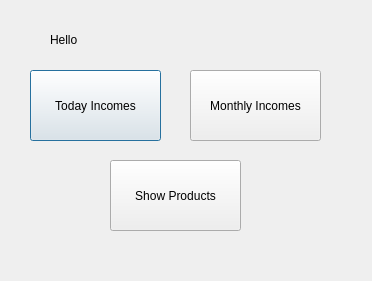
<?xml version="1.0" encoding="UTF-8"?>
<ui version="4.0">
 <class>adminPage</class>
 <widget class="QDialog" name="adminPage">
  <property name="geometry">
   <rect>
    <x>0</x>
    <y>0</y>
    <width>372</width>
    <height>281</height>
   </rect>
  </property>
  <property name="windowTitle">
   <string>Dialog</string>
  </property>
  <widget class="QPushButton" name="todayIncome">
   <property name="geometry">
    <rect>
     <x>30</x>
     <y>70</y>
     <width>131</width>
     <height>71</height>
    </rect>
   </property>
   <property name="text">
    <string>Today Incomes</string>
   </property>
  </widget>
  <widget class="QPushButton" name="monthlyIncome">
   <property name="geometry">
    <rect>
     <x>190</x>
     <y>70</y>
     <width>131</width>
     <height>71</height>
    </rect>
   </property>
   <property name="text">
    <string>Monthly Incomes</string>
   </property>
  </widget>
  <widget class="QPushButton" name="showProducts">
   <property name="geometry">
    <rect>
     <x>110</x>
     <y>160</y>
     <width>131</width>
     <height>71</height>
    </rect>
   </property>
   <property name="text">
    <string>Show Products</string>
   </property>
  </widget>
  <widget class="QLabel" name="label">
   <property name="geometry">
    <rect>
     <x>50</x>
     <y>30</y>
     <width>41</width>
     <height>21</height>
    </rect>
   </property>
   <property name="text">
    <string>&lt;html&gt;&lt;head/&gt;&lt;body&gt;&lt;p&gt;Hello&lt;/p&gt;&lt;/body&gt;&lt;/html&gt;</string>
   </property>
  </widget>
  <widget class="QLabel" name="adminName">
   <property name="geometry">
    <rect>
     <x>90</x>
     <y>30</y>
     <width>71</width>
     <height>21</height>
    </rect>
   </property>
   <property name="text">
    <string>&lt;html&gt;&lt;head/&gt;&lt;body&gt;&lt;p&gt;&lt;br/&gt;&lt;/p&gt;&lt;/body&gt;&lt;/html&gt;</string>
   </property>
  </widget>
 </widget>
 <resources/>
 <connections/>
</ui>
